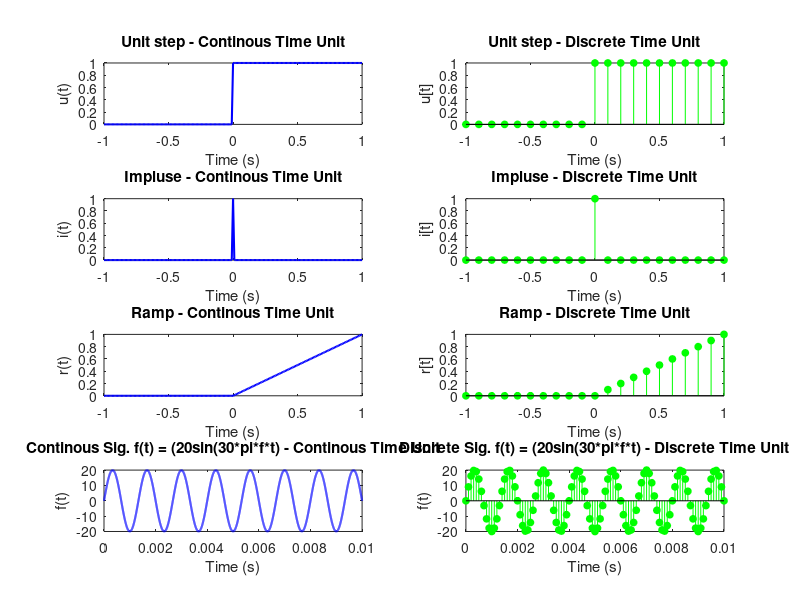

Write MATLAB code to recreate this figure.
clear all;
close all;
clc;

t = (-1:0.01:1);
d = (-1:0.1:1);

unitstep = t >= 0;
impulse = t == 0;
unitramp = t.*unitstep;

dunitstep = d >= 0;
dimpulse = d == 0;
dunitramp = d.*dunitstep;

subplot(4, 2, 1);
plot(t, unitstep, "b", "LineWidth", 1.5);
xlabel("Time (s)");
ylabel("u(t)");
title("Unit step - Continous Time Unit")

subplot(4, 2, 3);
plot(t, impulse, "b", "LineWidth", 1.5);
xlabel("Time (s)");
ylabel("i(t)");
title("Impluse - Continous Time Unit")

subplot(4, 2, 5);
plot(t, unitramp, "b", "LineWidth", 1.5);
xlabel("Time (s)");
ylabel("r(t)");
title("Ramp - Continous Time Unit");

f = 50;
t_c = 0:0.000001:0.01;
y_c = 20*sin(30*pi*f*t_c);

subplot(4, 2, 7);
plot(t_c, y_c, "b", "LineWidth", 1.5);
xlabel("Time (s)");
ylabel("f(t)");
title("Continous Sig. f(t) = (20sin(30*pi*f*t) - Continous Time Unit");


subplot(4, 2, 2);
stem(d, dunitstep, "g", "filled", "MarkerSize", 5);
xlabel("Time (s)");
ylabel("u[t]");
title("Unit step - Discrete Time Unit")

subplot(4, 2, 4);
stem(d, dimpulse, "g", "filled", "MarkerSize", 5);
xlabel("Time (s)");
ylabel("i[t]");
title("Impluse - Discrete Time Unit")

subplot(4, 2, 6);
stem(d, dunitramp, "g", "filled", "MarkerSize", 5);
xlabel("Time (s)");
ylabel("r[t]");
title("Ramp - Discrete Time Unit")

t_d = 0:0.0001:0.01;
y_d = 20*sin(30*pi*f*t_d);

subplot(4, 2, 8);
stem(t_d, y_d, "g", "filled", "MarkerSize", 5);
xlabel("Time (s)");
ylabel("f(t)");
title("Discrete Sig. f(t) = (20sin(30*pi*f*t) - Discrete Time Unit");
